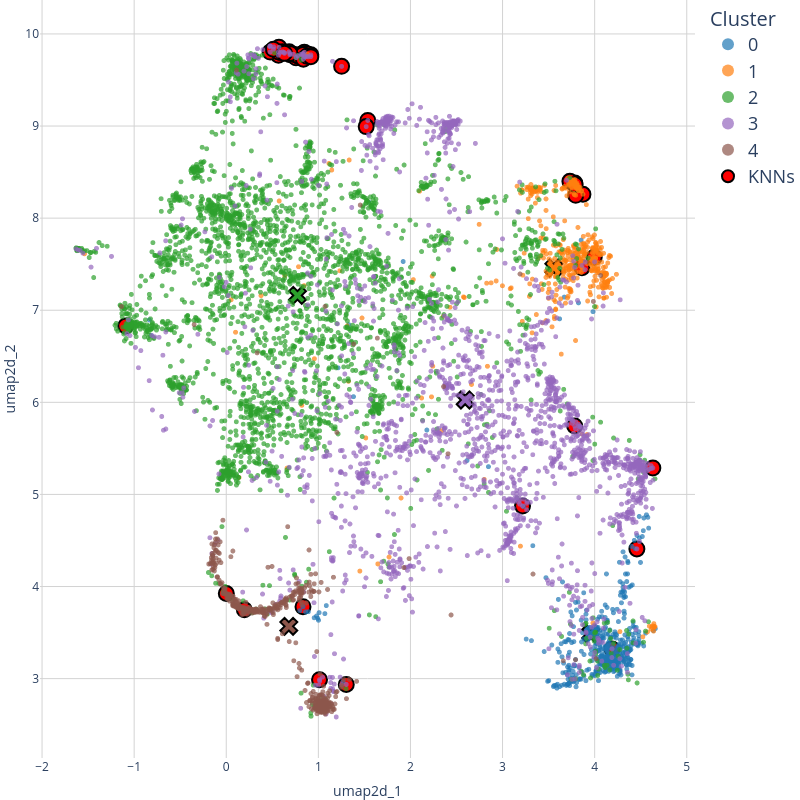

The code cell stored with this chart in its notebook:
### Code cell
# UMAP 2D

# Calcular centroides de cada cluster
centroids = df.groupby(clustering_method)[['umap2d_1', 'umap2d_2']].mean().reset_index()

custom_colors = [
    "#1f77b4", "#ff7f0e", "#2ca02c", "#9467bd", 
    "#8c564b", "#e377c2", "#7f7f7f", "#bcbd22", "#17becf", "#f6a828"
]

custom_colors = custom_colors[:len(clusters)]

# Crear gráfico de dispersión interactivo
fig = px.scatter(
    df, 
    x='umap2d_1',
    y='umap2d_2',
    size=None,
    color=clustering_method,
    color_discrete_sequence=custom_colors,
    hover_data=[clustering_method, 'title'],
    hover_name='title',
    opacity=0.7,
    category_orders={clustering_method: clusters}
)

# Fondo blanco, grilla visible y ejes definidos
fig.update_layout(
    plot_bgcolor='white',
    paper_bgcolor='white',
    xaxis=dict(
        title='umap2d_1',
        showgrid=True,
        gridcolor='lightgray',
        gridwidth=1,
        zeroline=False,
        scaleanchor="y"
    ),
    yaxis=dict(
        title='umap2d_2',
        showgrid=True,
        gridcolor='lightgray',
        gridwidth=1,
        zeroline=False,
        scaleanchor="x"
    ),
    width=800,
    height=800,
    legend_title_text='Cluster',
    legend_title_font_size=20,  # Tamaño más grande para el título de la leyenda
    legend_font_size=18,        # Tamaño más grande para el texto de la leyenda
    legend_tracegroupgap=10,    # Espaciado entre grupos de leyenda
    legend_traceorder='normal', # Orden normal de leyenda
    legend_itemwidth=30,        # Ancho de los elementos de la leyenda
    legend_itemsizing='constant' # Mantener el tamaño de los símbolos constante
)

# Personalizar el formato del tooltip
fig.update_traces(
    marker=dict(size=5),
    hovertemplate="<b>Title:</b> %{hovertext}<br>" +
                  "<b>Cluster:</b> %{customdata[0]}<br>" +
                  "<b>X:</b> %{x}<br>" +
                  "<b>Y:</b> %{y}<br>" +
                  "<extra></extra>"
)

# Agregar puntos resaltados (KNNs) en rojo
fig.add_scatter(
    x=df.loc[knn_idxs[0], 'umap2d_1'],
    y=df.loc[knn_idxs[0], 'umap2d_2'],
    mode='markers',
    marker=dict(color='red', size=15, line=dict(color='black', width=2)),
    name='KNNs',
    showlegend=True,
    customdata=df.loc[knn_idxs[0], [clustering_method]],
    hovertext=df.loc[knn_idxs[0], 'title'],
    hovertemplate="<b>Title:</b> %{hovertext}<br>" +
                  "<b>Cluster:</b> %{customdata[0]}<br>" +
                  "<b>X:</b> %{x}<br>" +
                  "<b>Y:</b> %{y}<br>" +
                  "<extra></extra>"
)

# Asociar colores a cada cluster
cluster_colors = dict(zip(df[clustering_method].cat.categories, custom_colors))

# Agregar centroides con los colores correspondientes
for cluster in centroids[clustering_method]:
    centroid = centroids[centroids[clustering_method] == cluster]
    fig.add_scatter(
        x=centroid['umap2d_1'],
        y=centroid['umap2d_2'],
        mode='markers',
        marker=dict(color=cluster_colors[cluster], size=15, symbol='x', line=dict(color='black', width=2)),
        name=f'Centroid {cluster}',
        showlegend=False
    )

# Guardar gráfico como PDF

fig.update_layout(
    margin=dict(l=0, r=0, t=0, b=0)  # l = left, r = right, t = top, b = bottom
)

fig.write_image("../data/output/UMAP.pdf")

# Mostrar gráfico
fig.show()

### Figure 1 — Plotly figure (JSON) as saved in the notebook; plotly's stock layout.template omitted (floating-point values rounded to 4 significant figures; data arrays with more than 128 entries replaced by an {"elided": "..."} marker saying what was removed)
{"data": [{"customdata": {"elided": "465x2 mixed values"}, "hovertemplate": "<b>Title:</b> %{hovertext}<br><b>Cluster:</b> %{customdata[0]}<br><b>X:</b> %{x}<br><b>Y:</b> %{y}<br><extra></extra>", "hovertext": {"elided": "465 str values"}, "legendgroup": "0", "marker": {"color": "#1f77b4", "opacity": 0.7, "size": 5, "symbol": "circle"}, "mode": "markers", "name": "0", "showlegend": true, "type": "scattergl", "x": {"elided": "465 float values"}, "xaxis": "x", "y": {"elided": "465 float values"}, "yaxis": "y"}, {"customdata": {"elided": "467x2 mixed values"}, "hovertemplate": "<b>Title:</b> %{hovertext}<br><b>Cluster:</b> %{customdata[0]}<br><b>X:</b> %{x}<br><b>Y:</b> %{y}<br><extra></extra>", "hovertext": {"elided": "467 str values"}, "legendgroup": "1", "marker": {"color": "#ff7f0e", "opacity": 0.7, "size": 5, "symbol": "circle"}, "mode": "markers", "name": "1", "showlegend": true, "type": "scattergl", "x": {"elided": "467 float values"}, "xaxis": "x", "y": {"elided": "467 float values"}, "yaxis": "y"}, {"customdata": {"elided": "3124x2 mixed values"}, "hovertemplate": "<b>Title:</b> %{hovertext}<br><b>Cluster:</b> %{customdata[0]}<br><b>X:</b> %{x}<br><b>Y:</b> %{y}<br><extra></extra>", "hovertext": {"elided": "3124 str values"}, "legendgroup": "2", "marker": {"color": "#2ca02c", "opacity": 0.7, "size": 5, "symbol": "circle"}, "mode": "markers", "name": "2", "showlegend": true, "type": "scattergl", "x": {"elided": "3124 float values"}, "xaxis": "x", "y": {"elided": "3124 float values"}, "yaxis": "y"}, {"customdata": {"elided": "1798x2 mixed values"}, "hovertemplate": "<b>Title:</b> %{hovertext}<br><b>Cluster:</b> %{customdata[0]}<br><b>X:</b> %{x}<br><b>Y:</b> %{y}<br><extra></extra>", "hovertext": {"elided": "1798 str values"}, "legendgroup": "3", "marker": {"color": "#9467bd", "opacity": 0.7, "size": 5, "symbol": "circle"}, "mode": "markers", "name": "3", "showlegend": true, "type": "scattergl", "x": {"elided": "1798 float values"}, "xaxis": "x", "y": {"elided": "1798 float values"}, "yaxis": "y"}, {"customdata": {"elided": "448x2 mixed values"}, "hovertemplate": "<b>Title:</b> %{hovertext}<br><b>Cluster:</b> %{customdata[0]}<br><b>X:</b> %{x}<br><b>Y:</b> %{y}<br><extra></extra>", "hovertext": {"elided": "448 str values"}, "legendgroup": "4", "marker": {"color": "#8c564b", "opacity": 0.7, "size": 5, "symbol": "circle"}, "mode": "markers", "name": "4", "showlegend": true, "type": "scattergl", "x": {"elided": "448 float values"}, "xaxis": "x", "y": {"elided": "448 float values"}, "yaxis": "y"}, {"customdata": [[3], [3], [3], [3], [3], [3], [3], [3], [3], [3], [4], [3], [1], [3], [3], [3], [3], [3], [1], [3], [3], [3], [2], [3], [3], [1], [0], [1], [3], [2], [3], [2], [3], [3], [1], [3], [1], [3], [1], [3], [1], [3], [3], [3], [3], [3], [3], [2], [3], [3]], "hovertemplate": "<b>Title:</b> %{hovertext}<br><b>Cluster:</b> %{customdata[0]}<br><b>X:</b> %{x}<br><b>Y:</b> %{y}<br><extra></extra>", "hovertext": ["application of neural network controller and policy gradient reinforcement learning on modular multilevel converter mmc a proof of concept", "a review on the applications of reinforcement learning control for power electronic converters", "machine learning emulation of model predictive control for modular multilevel converters", "artificial intelligence techniques for enhancing the performance of controllers in power converter based systems an overview", "machine learning enhanced predictive control for modular multilevel converters in hvdc transmission systems", "optimized real time control for modular multilevel converters using adaptive neural networks", "inverse application of artificial intelligence for the control of power converters", "predictor based data driven model free adaptive predictive control of power converters using machine learning", "transfer learning framework for impedance characterization of modular multilevel converters", "optimized model predictive control using machine learning for hvdc modular multilevel converters", "machine learning based control of integrated drive and chagre mode bi modular power converter for pv assisted light electric vehicle", "supervised imitation learning of finite set model predictive control systems for power electronics", "hybrid condition monitoring for power converters learning based methods with statistical guarantees", "reinforcement learning based method to exploit vulnerabilities of false data injection attack detectors in modular multilevel converters", "neural network controller based on direct and indirect model predictive for modular multilevel converters", "artificial intelligence applications in the control and performance improvement of modular multilevel converters a review", "neural network based model predictive controllers for modular multilevel converters", "reinforcement learning based false data injection attacks detector for modular multilevel converters", "condition monitoring for power converters via deep one class classification", "learning based uncertain dynamic verification of mmc hvdc offshore wind systems", "machine learning assisted stability boundary determination of multiport autonomous reconfigurable solar power plants", "fault diagnosis for modular multilevel converter mmc based on deep learning an edge implementation using binary neural network", "power management systems for harmonic elimination using federated learning approach", "neural network based model predictive control approach for modular multilevel converters", "a robust predictive current control of t type three level power converters based on adaptive linear neural network", "fault detection in a multilevel inverter using artificial neural networks ann", "artificial neural network based pi control of battery energy storage system connected with mmc hvdc system", "open circuit fault detection and localization in modular multilevel converters based on transformer neural networks", "design and analysis of the model predictive control implemented by the ann technique for mmc based rectifier with improved grid adaptability", "adaptive ann based single pi controller for nine level puc inverter", "ai assisted design integration of mvdc control and protection", "performance optimisation of switched reluctance motor drive using tlbo based controller", "enhancing control stability in mmc hvdc systems through data driven approaches", "auto tuned model predictive control based neural network controller for modular multilevel converters", "fault diagnosis and fault tolerant control algorithm based on neural network in modular multi level converter mmc", "on the limitations of using a lti modelling approach for control tuning of vsc hvdc systems", "soft single pole reclosing control for mmc connected ac transmission lines", "denoising and voltage estimation in modular multilevel converters using deep neural networks", "a method for detecting and localizing open circuit switch faults in mmcs using separable conv2d neural networks", "model predictive control using artificial neural network for power converters", "overview of modeling schemes for mmc converter in flexible dc distribution network", "digital twin driven pi parameter evaluation method for grid connected converters", "artificial neural network based online network strength estimation", "impedance identification method of mmc based on control physical information and data driven", "data driven neural predictors based robust mpc for power converters", "gwo based pi controller assisted half bridge sub module mmc for hybrid energy system", "data driven impedance identification and stability online assessment of dfig based wind farm integration with mmc hvdc", "estimation of battery parameters in cascaded half bridge converters with reduced voltage sensors", "synchronous machine imitation control of mmc stations adaptable for both strong and weak grids", "adaptive model predictive control using artificial neural network for power converters under parameter uncertainties"], "marker": {"color": "red", "line": {"color": "black", "width": 2}, "size": 15}, "mode": "markers", "name": "KNNs", "showlegend": true, "type": "scatter", "x": [0.8557, 0.7597, 0.6279, 0.8234, 0.5667, 0.8479, 0.8313, 0.5721, 4.632, 0.5904, 0.0007, 0.4763, 3.873, 1.537, 0.8125, 0.6916, 0.5657, 1.519, 3.794, 4.188, 1.303, 0.9183, 0.7575, 0.7783, 0.6823, 0.8824, 0.8331, 3.784, 0.729, 0.7726, 0.8351, -1.092, 0.8872, 0.6918, 3.731, 3.783, 3.995, 0.8375, 3.788, 0.6105, 3.862, 1.252, 0.8756, 0.9183, 0.512, 1.013, 4.458, 0.1966, 3.217, 0.6319], "y": [9.75, 9.744, 9.8, 9.773, 9.769, 9.801, 9.787, 9.855, 5.288, 9.8, 3.924, 9.803, 8.259, 9.061, 9.78, 9.774, 9.805, 8.994, 8.248, 3.323, 2.937, 9.773, 9.741, 9.762, 9.805, 9.781, 3.781, 8.381, 9.779, 9.767, 9.777, 6.829, 9.752, 9.788, 8.399, 5.743, 7.576, 9.726, 8.364, 9.806, 7.462, 9.648, 9.757, 9.754, 9.834, 2.989, 4.408, 3.747, 4.875, 9.79]}, {"marker": {"color": "#1f77b4", "line": {"color": "black", "width": 2}, "size": 15, "symbol": "x"}, "mode": "markers", "name": "Centroid 0", "showlegend": false, "type": "scatter", "x": [3.957], "y": [3.488]}, {"marker": {"color": "#ff7f0e", "line": {"color": "black", "width": 2}, "size": 15, "symbol": "x"}, "mode": "markers", "name": "Centroid 1", "showlegend": false, "type": "scatter", "x": [3.557], "y": [7.459]}, {"marker": {"color": "#2ca02c", "line": {"color": "black", "width": 2}, "size": 15, "symbol": "x"}, "mode": "markers", "name": "Centroid 2", "showlegend": false, "type": "scatter", "x": [0.7734], "y": [7.161]}, {"marker": {"color": "#9467bd", "line": {"color": "black", "width": 2}, "size": 15, "symbol": "x"}, "mode": "markers", "name": "Centroid 3", "showlegend": false, "type": "scatter", "x": [2.594], "y": [6.025]}, {"marker": {"color": "#8c564b", "line": {"color": "black", "width": 2}, "size": 15, "symbol": "x"}, "mode": "markers", "name": "Centroid 4", "showlegend": false, "type": "scatter", "x": [0.6792], "y": [3.568]}], "layout": {"height": 800, "legend": {"font": {"size": 18}, "itemsizing": "constant", "itemwidth": 30, "title": {"font": {"size": 20}, "text": "Cluster"}, "tracegroupgap": 10, "traceorder": "normal"}, "margin": {"b": 0, "l": 0, "r": 0, "t": 0}, "paper_bgcolor": "white", "plot_bgcolor": "white", "width": 800, "xaxis": {"anchor": "y", "domain": [0, 1], "gridcolor": "lightgray", "gridwidth": 1, "scaleanchor": "y", "showgrid": true, "title": {"text": "umap2d_1"}, "zeroline": false}, "yaxis": {"anchor": "x", "domain": [0, 1], "gridcolor": "lightgray", "gridwidth": 1, "scaleanchor": "x", "showgrid": true, "title": {"text": "umap2d_2"}, "zeroline": false}}}
